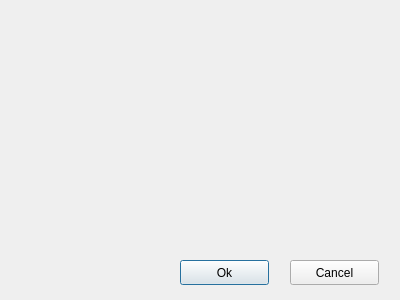
<?xml version="1.0" encoding="UTF-8"?>
<ui version="4.0">
 <class>LengthMenu</class>
 <widget class="QDialog" name="LengthMenu">
  <property name="geometry">
   <rect>
    <x>0</x>
    <y>0</y>
    <width>400</width>
    <height>300</height>
   </rect>
  </property>
  <property name="windowTitle">
   <string>Dialog</string>
  </property>
  <widget class="QWidget" name="gridLayoutWidget">
   <property name="geometry">
    <rect>
     <x>30</x>
     <y>30</y>
     <width>331</width>
     <height>151</height>
    </rect>
   </property>
   <layout class="QGridLayout" name="gridLayout"/>
  </widget>
  <widget class="QPushButton" name="okBtn">
   <property name="geometry">
    <rect>
     <x>180</x>
     <y>260</y>
     <width>89</width>
     <height>25</height>
    </rect>
   </property>
   <property name="text">
    <string>Ok</string>
   </property>
  </widget>
  <widget class="QPushButton" name="cancelBtn">
   <property name="geometry">
    <rect>
     <x>290</x>
     <y>260</y>
     <width>89</width>
     <height>25</height>
    </rect>
   </property>
   <property name="text">
    <string>Cancel</string>
   </property>
  </widget>
 </widget>
 <resources/>
 <connections/>
</ui>
